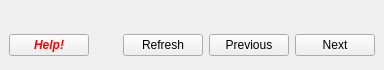
<?xml version="1.0" encoding="UTF-8"?>
<ui version="4.0">
 <class>MainWindow</class>
 <widget class="QMainWindow" name="MainWindow">
  <property name="geometry">
   <rect>
    <x>0</x>
    <y>0</y>
    <width>384</width>
    <height>70</height>
   </rect>
  </property>
  <widget class="QWidget" name="centralwidget">
   <layout class="QVBoxLayout" name="verticalLayout">
    <item>
     <spacer name="VSpacerMain">
      <property name="orientation">
       <enum>Qt::Orientation::Vertical</enum>
      </property>
      <property name="sizeType">
       <enum>QSizePolicy::Policy::Fixed</enum>
      </property>
      <property name="sizeHint" stdset="0">
       <size>
        <width>20</width>
        <height>20</height>
       </size>
      </property>
     </spacer>
    </item>
    <item>
     <layout class="QHBoxLayout" name="HLayoutButtons">
      <item>
       <widget class="QPushButton" name="ButtonHelp">
        <property name="palette">
         <palette>
          <active>
           <colorrole role="ButtonText">
            <brush brushstyle="SolidPattern">
             <color alpha="255">
              <red>255</red>
              <green>0</green>
              <blue>0</blue>
             </color>
            </brush>
           </colorrole>
          </active>
          <inactive>
           <colorrole role="ButtonText">
            <brush brushstyle="SolidPattern">
             <color alpha="255">
              <red>255</red>
              <green>0</green>
              <blue>0</blue>
             </color>
            </brush>
           </colorrole>
          </inactive>
          <disabled>
           <colorrole role="ButtonText">
            <brush brushstyle="SolidPattern">
             <color alpha="255">
              <red>120</red>
              <green>120</green>
              <blue>120</blue>
             </color>
            </brush>
           </colorrole>
          </disabled>
         </palette>
        </property>
        <property name="font">
         <font>
          <italic>true</italic>
          <bold>true</bold>
         </font>
        </property>
        <property name="text">
         <string>Help!</string>
        </property>
       </widget>
      </item>
      <item>
       <spacer name="HSpacerButtons">
        <property name="orientation">
         <enum>Qt::Orientation::Horizontal</enum>
        </property>
        <property name="sizeHint" stdset="0">
         <size>
          <width>40</width>
          <height>20</height>
         </size>
        </property>
       </spacer>
      </item>
      <item>
       <widget class="QPushButton" name="ButtonRefresh">
        <property name="text">
         <string>Refresh</string>
        </property>
        <property name="icon">
         <iconset>
          <normaloff>:/pic/USBstick.png</normaloff>:/pic/USBstick.png</iconset>
        </property>
       </widget>
      </item>
      <item>
       <widget class="QPushButton" name="ButtonPrevious">
        <property name="text">
         <string>Previous</string>
        </property>
        <property name="icon">
         <iconset>
          <normaloff>:/pic/LeftArrow.png</normaloff>:/pic/LeftArrow.png</iconset>
        </property>
       </widget>
      </item>
      <item>
       <widget class="QPushButton" name="ButtonNext">
        <property name="text">
         <string>Next</string>
        </property>
        <property name="icon">
         <iconset>
          <normaloff>:/pic/RightArrow.png</normaloff>:/pic/RightArrow.png</iconset>
        </property>
       </widget>
      </item>
     </layout>
    </item>
   </layout>
  </widget>
 </widget>
 <resources/>
 <connections/>
</ui>
